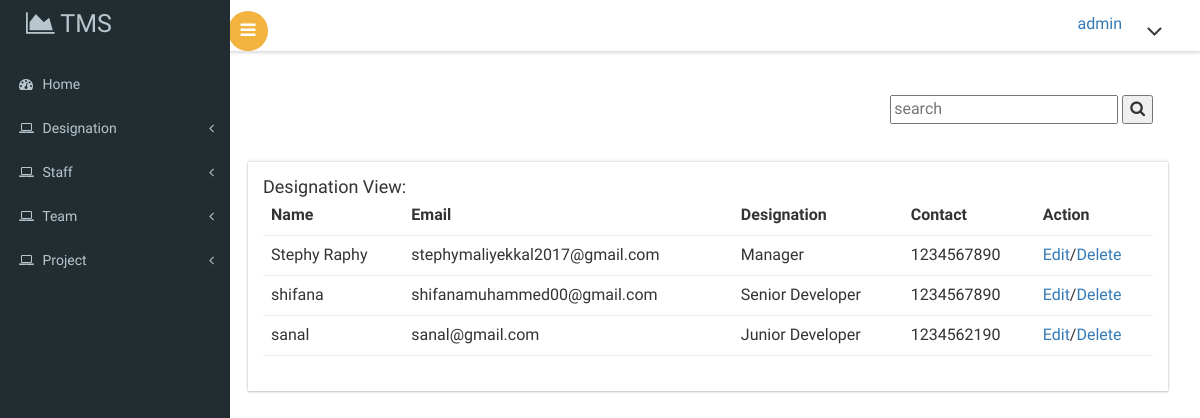
Screenshot of /view_staff (signed in) with the database file from the repository.
### Authentication/models.py (models this page shows, shortened)
class Register(AbstractUser):
    name = models.CharField(max_length=50,null=True)
    contact = models.IntegerField(null=True)
    usertype = models.IntegerField(null=True)
    status = models.IntegerField(default=0)
    designation = models.ForeignKey(Role,on_delete=models.CASCADE,null=True)

### Designation/models.py (models this page shows, shortened)
class Role(models.Model):
    role = models.CharField(null=True,max_length=100)

### Authentication/views.py (the view)
# urls.py: path('view_staff',views.staffview),
@login_required(login_url='/login')
def staffview(request):
    if request.user.usertype != 1:
        return render(request, 'access_denied.html')
    a = Register.objects.exclude(usertype="1")
    search = request.GET.get('search','')
    if search:
        a = a.filter(Q(name__icontains=search)|Q(designation__role__icontains=search)|Q(email__icontains=search))
        print(a)
    return render(request,'view_staff.html',{'a':a})

### Authentication/templates/view_staff.html
{% extends 'layout.html' %}
{%block content%}
{% load static %}
<div id="page-wrapper">
    <div class="main-page">
        <div class="panel-body search" style="display: flex;justify-content: flex-end; ">
            <form action="" method="GET">
                <input type="text" name="search" placeholder="search">
                <button type="submit" href="/">
                    <i class="fa fa-search"></i>
                </button>
            </form>
        </div><br>
        <div class="panel-body widget-shadow">
            <h4>Designation View:</h4>
            <table class="table">
                <thead>
                    <tr>
                      <th>Name</th>
                      <th>Email</th>
                      <th>Designation</th>
                      <th>Contact</th>
                      <th>Action</th>
                    </tr>
                </thead>
                <tbody>
                    {% for i in a%}
                    <tr>
                      <td>{{i.name}}</td>
                      <td>{{i.email}}</td>
                      <td>{{i.designation.role}}</td>
                      <td>{{i.contact}}</td>
                      <td><a href="/edit_staff/{{i.id}}">Edit</a>/<a href="/delete_staff/{{i.id}}" onclick="return confirm('Are you sure you want to delete {{ i.name }}?')">Delete</a></td>
                    </tr>
                    {%endfor%}
                </tbody>
            </table>
        </div>
    </div>
</div>
{%endblock%}

### Authentication/templates/layout.html (shortened to what this page needs)
{% load static %}
<!DOCTYPE HTML>
<html>
<head>
<link href="{% static 'assets/css/bootstrap.css'%}" rel='stylesheet' type='text/css' />
<link href="{% static 'assets/css/style.css'%}" rel='stylesheet' type='text/css' />
<link href="{% static 'assets/css/font-awesome.css'%}" rel="stylesheet">
<link href="{% static 'assets/css/SidebarNav.min.css'%}" media='all' rel='stylesheet' type='text/css'/>
<link href="{% static 'assets/css/custom.css'%}" rel="stylesheet">
<link href="https://cdn.jsdelivr.net/npm/select2@4.1.0-rc.0/dist/css/select2.min.css" rel="stylesheet" />
					<link href="{% static 'assets/css/owl.carousel.css'%}" rel="stylesheet">
</head>
<body class="cbp-spmenu-push">
	<div class="main-content">
	<div class="cbp-spmenu cbp-spmenu-vertical cbp-spmenu-left" id="cbp-spmenu-s1">
		<aside class="sidebar-left">
      <nav class="navbar navbar-inverse">
          <div class="navbar-header">
            <h1><a class="navbar-brand" href="index.html"><span class="fa fa-area-chart"></span> TMS</a></h1>
          </div>
         {% if request.session.ut == 1 %}
          <div class="collapse navbar-collapse" id="bs-example-navbar-collapse-1">
            <ul class="sidebar-menu">
              <li class="treeview">
                <a href="/">
                <i class="fa fa-dashboard"></i> <span>Home</span>
                </a>
              </li>
			  <li class="treeview">
                <a href="#">
                <i class="fa fa-laptop"></i>
                <span>Designation</span>
                <i class="fa fa-angle-left pull-right"></i>
                </a>
              </li>
			  <li class="treeview">
                <a href="#">
                <i class="fa fa-laptop"></i>
                <span>Staff</span>
                <i class="fa fa-angle-left pull-right"></i>
                </a>
              </li>
			  <li class="treeview">
                <a >
                <i class="fa fa-laptop"></i>
                <span>Team</span>
                <i class="fa fa-angle-left pull-right"></i>
                </a>
              </li>
			  <li class="treeview">
                <a href="#">
                <i class="fa fa-laptop"></i>
                <span>Project</span>
                <i class="fa fa-angle-left pull-right"></i>
                </a>
              </li>
		  </ul>
		  </div>
    {%endif%}
	</div>
		<div class="sticky-header header-section ">
			<div class="header-left">
				<button id="showLeftPush"><i class="fa fa-bars"></i></button>
				<div class="clearfix"> </div>
			</div>
			<div class="header-right">
				<div class="profile_details">
					<ul>
						<li class="dropdown profile_details_drop">
							<a href="#" class="dropdown-toggle" data-toggle="dropdown" aria-expanded="false">
								<div class="profile_img">
									{%if request.session.ut == NULL %}
									<li> <a href="/login"><i class="fa fa-sign-out"></i> Login</a> </li>
									{%elif request.session.ut == 1 %}
									<p>{{request.user.username}}</p>
									<i class="fa fa-angle-down lnr"></i>
									{%else%}
									<p>{{request.user.name}}</p>
									<i class="fa fa-angle-down lnr"></i>
									<i class="fa fa-angle-up lnr"></i>
									{%endif%}
								</div>
							</a>
						</li>
					</ul>
				</div>
				<div class="clearfix"> </div>
			</div>
			<div class="clearfix"> </div>
		</div>
{%block content%}
{%endblock%}
</div>
</html>

### Authentication/static/assets/css/custom.css (style rules this page uses)
#page-wrapper { padding:5em 2em 2.5em; background-color: #ffffff; }

### rows the page displays
Register: user.username "admin"
Register: name "Stephy Raphy", email "stephymaliyekkal2017@gmail.com", designation.role "Manager", contact "1234567890"
Register: name "shifana", email "shifanamuhammed00@gmail.com", designation.role "Senior Developer", contact "1234567890"
Register: name "sanal", email "sanal@gmail.com", designation.role "Junior Developer", contact "1234562190"
